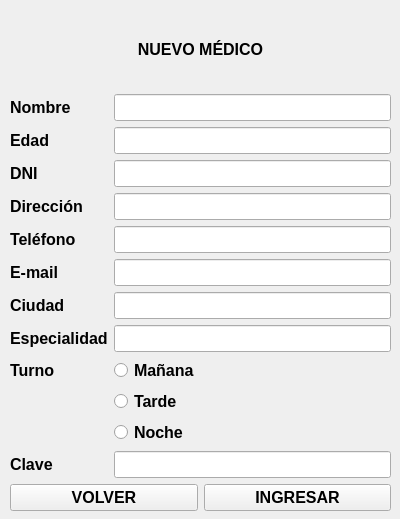
<?xml version="1.0" encoding="UTF-8"?>
<ui version="4.0">
 <class>newmed</class>
 <widget class="QWidget" name="newmed">
  <property name="geometry">
   <rect>
    <x>0</x>
    <y>0</y>
    <width>400</width>
    <height>519</height>
   </rect>
  </property>
  <property name="font">
   <font>
    <pointsize>12</pointsize>
    <bold>true</bold>
   </font>
  </property>
  <property name="windowTitle">
   <string>Form</string>
  </property>
  <widget class="QWidget" name="">
   <property name="geometry">
    <rect>
     <x>10</x>
     <y>10</y>
     <width>381</width>
     <height>501</height>
    </rect>
   </property>
   <layout class="QVBoxLayout" name="verticalLayout">
    <item>
     <widget class="QLabel" name="label_10">
      <property name="text">
       <string>NUEVO MÉDICO</string>
      </property>
      <property name="textFormat">
       <enum>Qt::AutoText</enum>
      </property>
      <property name="alignment">
       <set>Qt::AlignCenter</set>
      </property>
     </widget>
    </item>
    <item>
     <layout class="QGridLayout" name="gridLayout">
      <item row="0" column="1">
       <widget class="QLineEdit" name="input_nombre"/>
      </item>
      <item row="7" column="1">
       <widget class="QLineEdit" name="input_esp"/>
      </item>
      <item row="8" column="0">
       <widget class="QLabel" name="label_9">
        <property name="text">
         <string>Turno</string>
        </property>
       </widget>
      </item>
      <item row="5" column="1">
       <widget class="QLineEdit" name="input_email">
        <property name="echoMode">
         <enum>QLineEdit::NoEcho</enum>
        </property>
       </widget>
      </item>
      <item row="6" column="0">
       <widget class="QLabel" name="label_7">
        <property name="text">
         <string>Ciudad</string>
        </property>
       </widget>
      </item>
      <item row="3" column="0">
       <widget class="QLabel" name="label_4">
        <property name="text">
         <string>Dirección</string>
        </property>
       </widget>
      </item>
      <item row="6" column="1">
       <widget class="QLineEdit" name="input_ciudad"/>
      </item>
      <item row="10" column="1">
       <widget class="QRadioButton" name="input_turnoN">
        <property name="text">
         <string>Noche</string>
        </property>
       </widget>
      </item>
      <item row="1" column="0">
       <widget class="QLabel" name="label_2">
        <property name="text">
         <string>Edad</string>
        </property>
       </widget>
      </item>
      <item row="1" column="1">
       <widget class="QLineEdit" name="input_edad"/>
      </item>
      <item row="2" column="1">
       <widget class="QLineEdit" name="input_DNI"/>
      </item>
      <item row="0" column="0">
       <widget class="QLabel" name="label">
        <property name="text">
         <string>Nombre</string>
        </property>
       </widget>
      </item>
      <item row="11" column="1">
       <widget class="QLineEdit" name="input_clave">
        <property name="echoMode">
         <enum>QLineEdit::Password</enum>
        </property>
       </widget>
      </item>
      <item row="8" column="1">
       <widget class="QRadioButton" name="input_turnoM">
        <property name="text">
         <string>Mañana</string>
        </property>
       </widget>
      </item>
      <item row="5" column="0">
       <widget class="QLabel" name="label_6">
        <property name="text">
         <string>E-mail</string>
        </property>
       </widget>
      </item>
      <item row="7" column="0">
       <widget class="QLabel" name="label_8">
        <property name="text">
         <string>Especialidad</string>
        </property>
       </widget>
      </item>
      <item row="3" column="1">
       <widget class="QLineEdit" name="input_dir"/>
      </item>
      <item row="4" column="1">
       <widget class="QLineEdit" name="input_tel"/>
      </item>
      <item row="11" column="0">
       <widget class="QLabel" name="label_11">
        <property name="text">
         <string>Clave</string>
        </property>
       </widget>
      </item>
      <item row="4" column="0">
       <widget class="QLabel" name="label_5">
        <property name="text">
         <string>Teléfono</string>
        </property>
       </widget>
      </item>
      <item row="9" column="1">
       <widget class="QRadioButton" name="input_turnoT">
        <property name="text">
         <string>Tarde</string>
        </property>
       </widget>
      </item>
      <item row="2" column="0">
       <widget class="QLabel" name="label_3">
        <property name="text">
         <string>DNI</string>
        </property>
       </widget>
      </item>
     </layout>
    </item>
    <item>
     <layout class="QGridLayout" name="gridLayout_2">
      <item row="0" column="1">
       <widget class="QPushButton" name="btn_ingresar">
        <property name="text">
         <string>INGRESAR</string>
        </property>
       </widget>
      </item>
      <item row="0" column="0">
       <widget class="QPushButton" name="btn_volver">
        <property name="text">
         <string>VOLVER</string>
        </property>
       </widget>
      </item>
     </layout>
    </item>
   </layout>
  </widget>
 </widget>
 <resources/>
 <connections/>
</ui>
